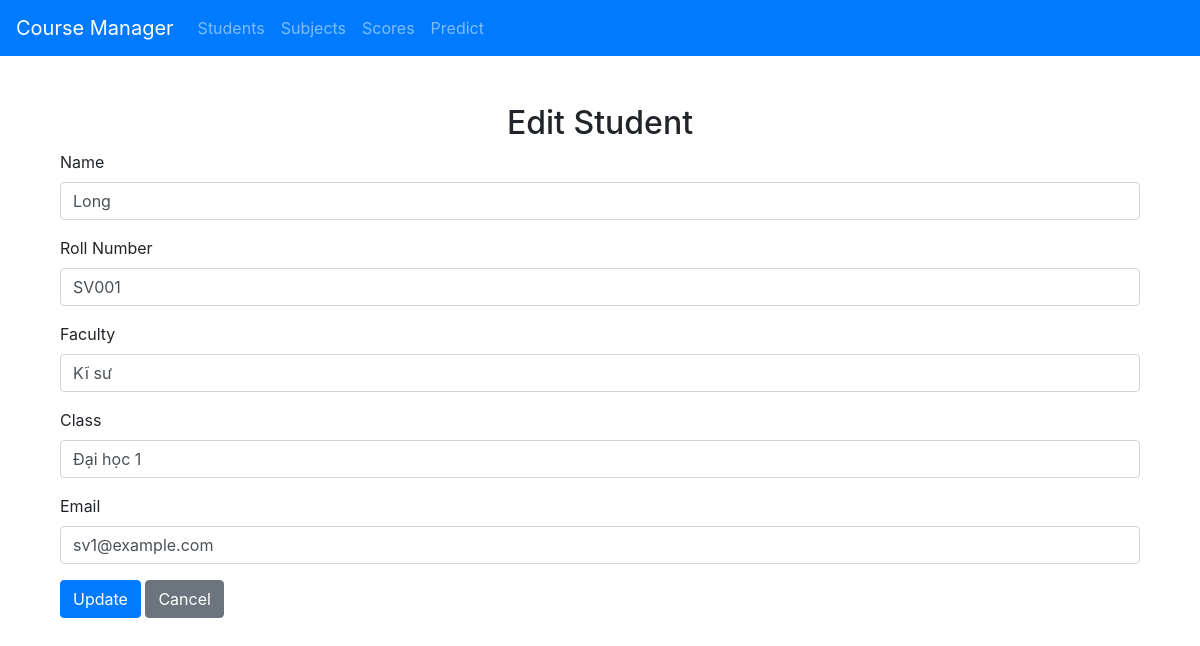
/students/edit/1, run on the app's committed database.
### app/models.py (models this page shows)
class Student(db.Model):
    id = db.Column(db.Integer, primary_key=True)
    rollno = db.Column(db.String(50), unique=True, nullable=False)  # Mã số sinh viên
    name = db.Column(db.String(100), nullable=False)  # Tên sinh viên
    faculty = db.Column(db.String(100))  # Khoa
    classname = db.Column(db.String(100))  # Lớp học
    email = db.Column(db.String(100))  # Email
    phone = db.Column(db.String(20))  # Số điện thoại
    date_of_birth = db.Column(db.Date)  # Ngày sinh
    address = db.Column(db.String(200))  # Địa chỉ
    gender = db.Column(db.String(10))  # Giới tính
    scores = db.relationship('Score', backref='student', lazy=True)

### app/routes.py (the view, shortened to what this page needs)
@main.route('/students/edit/<int:id>', methods=['GET', 'POST'])
def edit_student(id):
    student = Student.query.get_or_404(id)
    return render_template('edit_student.html', student=student)

### app/templates/edit_student.html
{% extends "base.html" %}
{% block content %}
<div class="container mt-5">
    <h2 class="text-center">Edit Student</h2>
    <form method="POST" action="">
        <div class="mb-3">
            <label for="name" class="form-label">Name</label>
            <input type="text" class="form-control" id="name" name="name" value="{{ student.name }}" required>
        </div>
        <div class="mb-3">
            <label for="rollno" class="form-label">Roll Number</label>
            <input type="text" class="form-control" id="rollno" name="rollno" value="{{ student.rollno }}" required>
        </div>
        <div class="mb-3">
            <label for="faculty" class="form-label">Faculty</label>
            <input type="text" class="form-control" id="faculty" name="faculty" value="{{ student.faculty }}">
        </div>
        <div class="mb-3">
            <label for="classname" class="form-label">Class</label>
            <input type="text" class="form-control" id="classname" name="classname" value="{{ student.classname }}">
        </div>
        <div class="mb-3">
            <label for="email" class="form-label">Email</label>
            <input type="email" class="form-control" id="email" name="email" value="{{ student.email }}">
        </div>
        <button type="submit" class="btn btn-primary">Update</button>
        <a href="{{ url_for('main.manage_students') }}" class="btn btn-secondary">Cancel</a>
    </form>
</div>
{% endblock %}

### data on the page
Student: name "Long", rollno "SV001", faculty "Kĩ sư", classname "Đại học 1", email "sv1@example.com"
